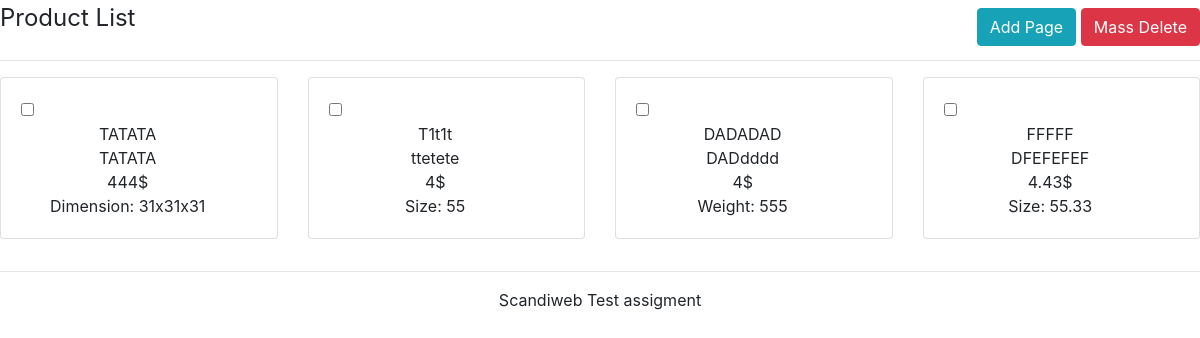
The page / on the database its author committed.
### tables this page shows
CREATE TABLE `produkti` (
  `id` int(11) NOT NULL,
  `SKU` varchar(16) NOT NULL,
  `Name` varchar(16) NOT NULL,
  `Price` float NOT NULL,
  `Type` enum('DVD-disc','Book','Furniture','') NOT NULL,
  `Attribute` varchar(50) NOT NULL
);

### index.php (the view, shortened to what this page needs)
<!DOCTYPE html>
<html>
<head>
<link rel="stylesheet" type="text/css" href="styles/style.css">
<link rel="stylesheet" href="https://stackpath.bootstrapcdn.com/bootstrap/4.5.2/css/bootstrap.min.css">
</head>
<body>
<form action="" method="post">
<label class="Text">Product List</label>
<div style= "float: right" class="mt-2">
<input type="submit" name="AddPage" class="btn btn-info" value="Add Page"/>
<input type="submit" class="btn btn-danger"name="delete"value="Mass Delete">
</div>
<hr>
<div class="row">
<?php
$con = mysqli_connect("localhost","root","","scandiweb");
$dbname = "produkti";
$query = "select * from $dbname";
$result = mysqli_query($con,$query);
foreach($result as $row)
{
  if($row['Type'] == 'Book')
  {
    $row['Attribute'] = "Weight: ".$row['Attribute'];
  }
  else if ($row['Type'] == 'Furniture')
  {
    $row['Attribute'] = "Dimension: ".$row['Attribute'];
  }
  else $row['Attribute'] = "Size: ".$row['Attribute'];
  echo "
  <div class='col-3 mb-3'>
  <div class='card text-center'>
  <div class='card-body'>
        <div class='row'>
        <div class='col-1'>
        <input type='checkbox' name ='checkbox[]' value='".$row['id']."'>
        </div>
              <div class='col-11'>".$row['SKU']."<br>".$row['Name']."<br>  ".$row['Price']."$<br>  ".$row['Attribute']."</div>
        </div>
    </div>
    </div>
  </div> ";
}
?>
</div>
<hr>
</form>
</body>
<footer>
Scandiweb Test assigment
</footer>
</html>

### styles/style.css (style rules this page uses)
footer { text-align: center; }
label { font-size: 24px; }

### rows shown on the page
produkti: SKU "TATATA", Name "TATATA", Price "444", Attribute "Dimension: 31x31x31"
produkti: SKU "T1t1t", Name "ttetete", Price "4", Attribute "Size: 55"
produkti: SKU "DADADAD", Name "DADdddd", Price "4", Attribute "Weight: 555"
produkti: SKU "FFFFF", Name "DFEFEFEF", Price "4.43", Attribute "Size: 55.33"
